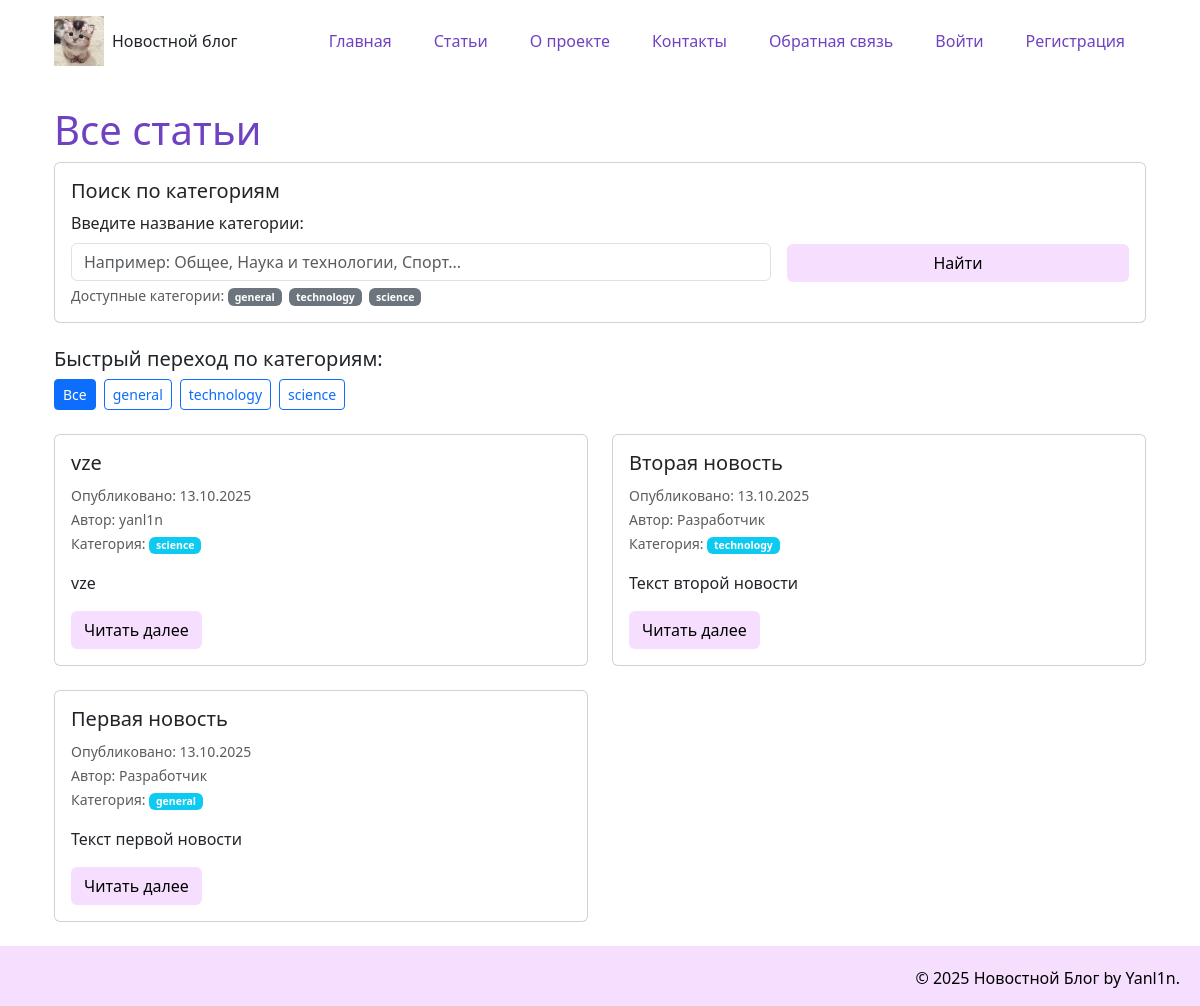
Page /articles on the earlier database version.
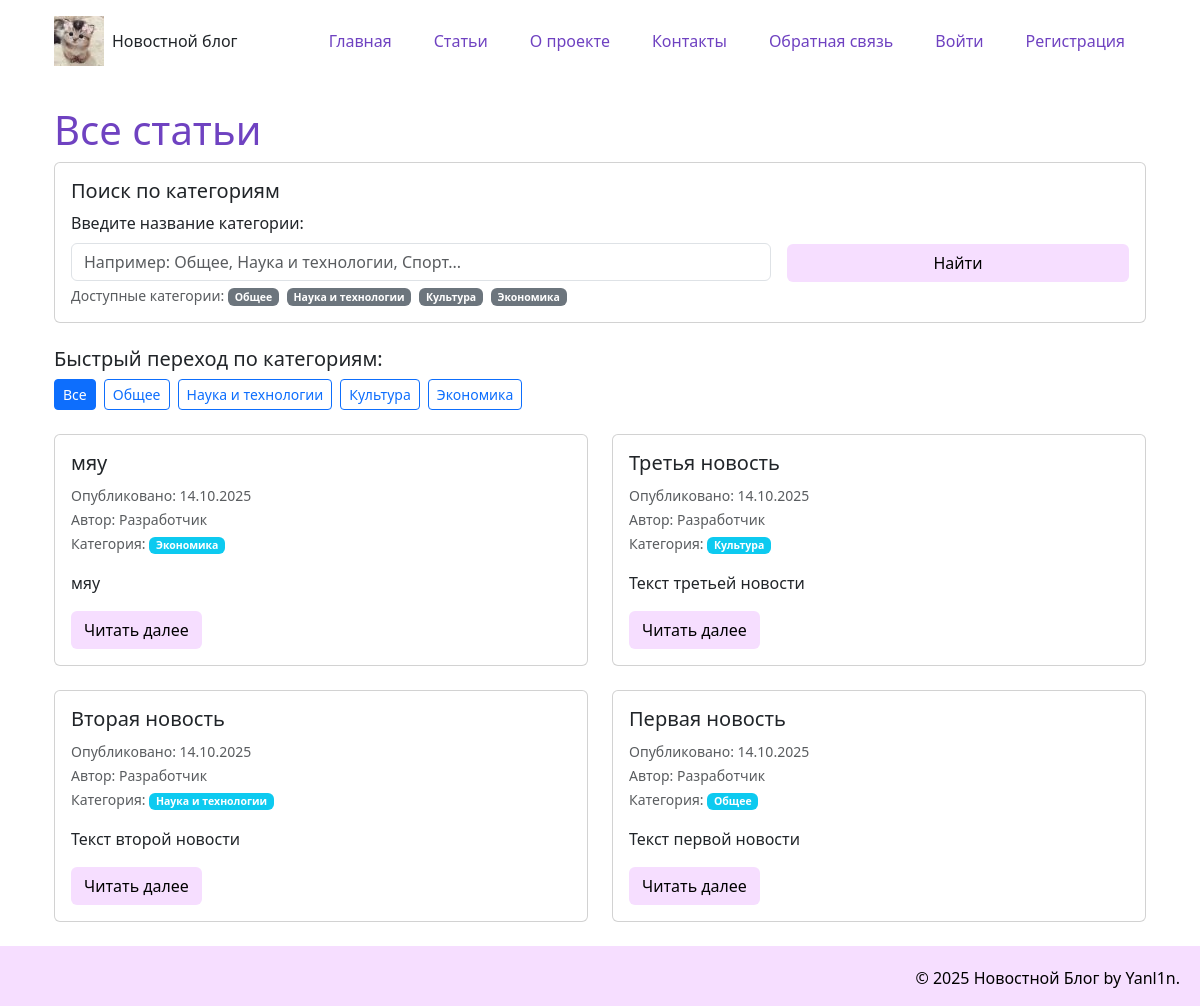
Same page on the later database version.
### models.py (models this page shows, shortened)
class Article(data_base.Model):
    __tablename__= "article"
    id = data_base.Column(data_base.Integer, primary_key = True)
    title = data_base.Column(data_base.String(200), nullable=False)
    text = data_base.Column(data_base.Text, nullable=False)
    date = data_base.Column(data_base.DateTime, default=datetime.utcnow)
    user_id = data_base.Column(data_base.Integer, data_base.ForeignKey('user.id'), nullable=False)
    category = data_base.Column(data_base.String(50), default='Общая')
    comment = data_base.relation('Comment', backref='article', lazy='dynamic')

class User(UserMixin, data_base.Model):
    __tablename__= "user"
    id = data_base.Column(data_base.Integer, primary_key = True)
    name = data_base.Column(data_base.String(100), nullable=False)
    email = data_base.Column(data_base.String(100), nullable=False)
    hashed_password = data_base.Column(data_base.String(200), nullable=False)
    date = data_base.Column(data_base.DateTime, default=datetime.utcnow)
    articles = data_base.relationship('Article', backref='author', lazy=True)

### app.py (the view)
@app.route("/articles")
@app.route("/articles/<category>")
def articles_list(category=None):
    if category is None:
        category = request.args.get('category', '').strip()
    if category:
        category = unquote(category)
    categories = data_base.session.query(Article.category).distinct().all()
    categories = [cat[0] for cat in categories if cat[0]]
    if category and category not in categories:
        flash(f'Категория "{category}" не найдена', 'error')
        articles = []
    elif category:
        articles = Article.query.filter_by(category=category).order_by(Article.date.desc()).all()
    else:
        articles = Article.query.order_by(Article.date.desc()).all()
    return render_template('articles_list.html',
                         articles=articles,
                         current_category=category,
                         categories=categories)

### templates/articles_list.html (shortened to what this page needs)
{% extends 'base.html' %}
{% block content %}
<div class="row">
    <div class="col-12">
        <h1>
            {% if current_category %}
                Статьи в категории: "{{ current_category }}"
            {% else %}
                Все статьи
            {% endif %}
        </h1>
        <div class="card mb-4">
            <div class="card-body">
                <h5 class="card-title">Поиск по категориям</h5>
                <form method="GET" action="{{ url_for('articles_list') }}" class="row g-3">
                    <div class="col-md-8">
                        <label for="category" class="form-label">Введите название категории:</label>
                        <input type="text"
                               class="form-control"
                               id="category"
                               name="category"
                               value="{{ current_category }}"
                               placeholder="Например: Общее, Наука и технологии, Спорт...">
                        <div class="form-text">Доступные категории:
                            {% for cat in categories %}
                            <span class="badge bg-secondary me-1">{{ cat }}</span>
                            {% endfor %}
                        </div>
                    </div>
                    <div class="col-md-4 d-flex align-items-end">
                        <div class="btn-group w-100 mb-4">
                            <button type="submit" class="btn btn-custom">Найти</button>
                        </div>
                    </div>
                </form>
            </div>
        </div>
        <div class="categories-nav mb-4">
            <h5>Быстрый переход по категориям:</h5>
            <div class="d-flex flex-wrap gap-2">
                <a href="{{ url_for('articles_list') }}"
                   class="btn {% if not current_category%} btn-primary{% else %}btn-outline-primary{% endif %} btn-sm">
                    Все
                </a>
                {% for cat in categories %}
                    <a href="{{ url_for('articles_list', category=cat) }}"
                       class="btn {% if current_category == cat %}btn-primary{% else %}btn-outline-primary{% endif %} btn-sm">
                        {{ cat }}
                    </a>
                {% endfor %}
            </div>
        </div>
        {% if articles %}
        <div class="row">
            {% for article in articles %}
            <div class="col-md-6 mb-4">
                <div class="card h-100">
                    <div class="card-body">
                        <h5 class="card-title">
                            {{ article.title }}
                        </h5>
                        <p class="card-text">
                            <small class="text-muted">
                                Опубликовано: {{ article.date.strftime('%d.%m.%Y') }}<br>
                                Автор: {{ article.author.name }}<br>
                                Категория:
                                <span class="badge bg-info">{{ article.category }}</span>
                            </small>
                        </p>
                        <p class="card-text">{{ article.text[:150] }}{% if article.text|length > 150 %}...{% endif %}</p>
                        <a href="{{ url_for('news_article', id=article.id) }}" class="btn btn-custom">Читать далее</a>
                    </div>
                </div>
            </div>
            {% endfor %}
        </div>
        {% endif %}
    </div>
</div>
{% endblock %}

### templates/base.html (shortened to what this page needs)
<!DOCTYPE html>
<html lang="ru">
<head>
    <link href="https://cdn.jsdelivr.net/npm/bootstrap@5.3.8/dist/css/bootstrap.min.css" rel="stylesheet">
    <link rel="stylesheet" href="{{ url_for('static', filename='css/main.css')}}">
</head>
<body>
    <div class="container">
        <div class="container">
            <header class="d-flex justify-content-between align-items-center py-3">
                <a href="/" class="d-flex align-items-center text-dark text-decoration-none">
                    <img src="{{ url_for('static', filename='img/cat.jpg')}}" alt="Логотип" width="50" height="50" class="me-2">
                Новостной блог
            </a>
            <ul class="nav nav-pills">
                <li class="nav-item"><a href="{{ url_for('index')}}" class="nav-link" aria-current="page">Главная</a></li>
                <li class="nav-item"><a href="{{ url_for('articles_list')}}" class="nav-link">Статьи</a></li>
                <li class="nav-item"><a href="{{ url_for('about')}}" class="nav-link">О проекте</a></li>
                <li class="nav-item"><a href="{{ url_for('contact')}}" class="nav-link">Контакты</a></li>
                <li class="nav-item"><a href="{{ url_for('feedback')}}" class="nav-link">Обратная связь</a></li>
                {% if current_user.is_authenticated %}
                    <li class="nav-item"><a href="{{ url_for('create_article')}}" class="nav-link">Создать статью</a></li>
                    <li class="nav-item"><a href="{{ url_for('logout')}}" class="nav-link">Выйти ({{ current_user.name }})</a></li>
                {% else %}
                    <li class="nav-item"><a href="{{ url_for('login_page')}}" class="nav-link">Войти</a></li>
                    <li class="nav-item"><a href="{{ url_for('register')}}" class="nav-link">Регистрация</a></li>
                {% endif %}
            </ul>
            </header>
        </div>
        <div class="container mt-4">
            {% block content %}{% endblock %}
        </div>
    </div>
    <footer>
        <p>&copy; 2025 Новостной Блог by Yanl1n.</p>
    </footer>
</body>
</html>

### static/css/main.css (style rules this page uses)
body { display: flex; flex-direction: column; min-height: 100vh; }
.container { flex: 1; }
h1 { color:#6f42c1; }
footer { margin-top: auto; padding: 20px; background: #F6DEFF; text-align: right; color: black; height: 60px; }
.btn-custom { background-color: #F6DEFF; color: rgb(0, 0, 0); }
.nav-pills .nav-link { color:#6f42c1; margin: 0 5px; }

Differences in the rows shown:
removed Article: title "vze", date "13.10.2025", author.name "yanl1n", category "science", text "vze"
added Article: title "мяу", date "14.10.2025", author.name "Разработчик", category "Экономика", text "мяу"
added Article: title "Третья новость", date "14.10.2025", author.name "Разработчик", category "Культура", text "Текст третьей новости"
changed Article "Вторая новость": date "13.10.2025" → "14.10.2025"; category "technology" → "Наука и технологии"
changed Article "Первая новость": date "13.10.2025" → "14.10.2025"; category "general" → "Общее"
Other differences:
new list line: "Общее"
new list line: "Наука и технологии"
new list line: "Культура"
new list line: "Экономика"
list line gone: "general"
list line gone: "technology"
list line gone: "science"
